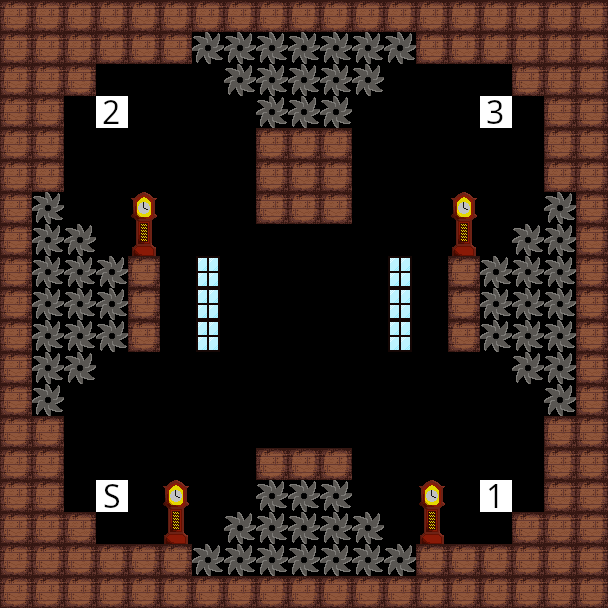

Tiled map render using the project's own tile images. Description and the whole map definition, tile-layer contents included, below:
An orthogonal 19x19 tile map with 32x32 px tiles, 1 tile layer (Tile Layer 1).

<map version="1.10" tiledversion="1.10.2" orientation="orthogonal" renderorder="right-down" width="19" height="19" tilewidth="32" tileheight="32" infinite="0" nextlayerid="2" nextobjectid="1">
 <editorsettings>
  <export target="../assets/levels/LevelHell2.csv" format="csv" />
 </editorsettings>
 <tileset firstgid="1" source="tiles.tsx" />
 <layer id="1" name="Tile Layer 1" width="19" height="19">
  <data encoding="csv">
2,2,2,2,2,2,2,2,2,2,2,2,2,2,2,2,2,2,2,
2,2,2,2,2,2,4,4,4,4,4,4,4,2,2,2,2,2,2,
2,2,2,0,0,0,0,4,4,4,4,4,0,0,0,0,2,2,2,
2,2,0,102,0,0,0,0,4,4,4,0,0,0,0,103,0,2,2,
2,2,0,0,0,0,0,0,2,2,2,0,0,0,0,0,0,2,2,
2,2,0,0,0,0,0,0,2,2,2,0,0,0,0,0,0,2,2,
2,4,0,0,0,0,0,0,2,2,2,0,0,0,0,0,0,4,2,
2,4,4,0,25,0,0,0,0,0,0,0,0,0,25,0,4,4,2,
2,4,4,4,2,0,23,0,0,0,0,0,23,0,2,4,4,4,2,
2,4,4,4,2,0,23,0,0,0,0,0,23,0,2,4,4,4,2,
2,4,4,4,2,0,23,0,0,0,0,0,23,0,2,4,4,4,2,
2,4,4,0,0,0,0,0,0,0,0,0,0,0,0,0,4,4,2,
2,4,0,0,0,0,0,0,0,0,0,0,0,0,0,0,0,4,2,
2,2,0,0,0,0,0,0,0,0,0,0,0,0,0,0,0,2,2,
2,2,0,0,0,0,0,0,2,2,2,0,0,0,0,0,0,2,2,
2,2,0,6,0,0,0,0,4,4,4,0,0,0,0,101,0,2,2,
2,2,2,0,0,25,0,4,4,4,4,4,0,25,0,0,2,2,2,
2,2,2,2,2,2,4,4,4,4,4,4,4,2,2,2,2,2,2,
2,2,2,2,2,2,2,2,2,2,2,2,2,2,2,2,2,2,2
</data>
 </layer>
</map>
